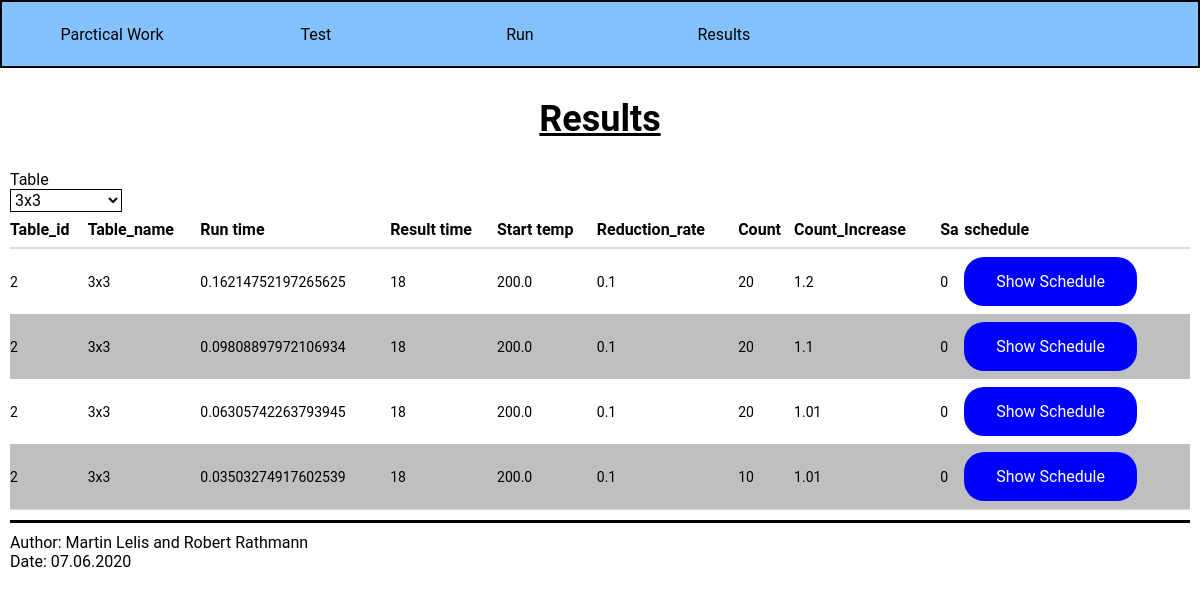
The app's page /results, older data.
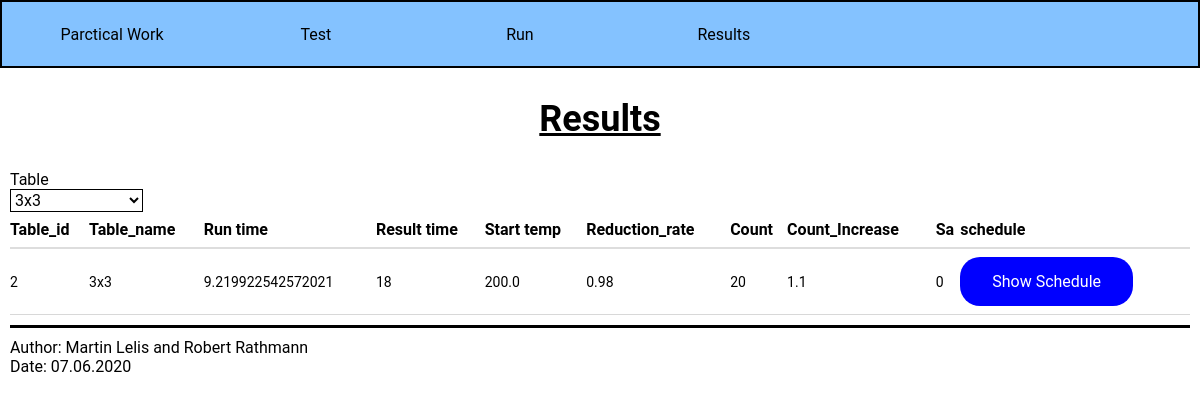
The same page, newer data.
### sa/models.py (models this page shows)
class Result(models.Model):
    runtime = models.FloatField()
    result_length = models.IntegerField()
    start_temp = models.FloatField(default=0.0)
    reduction_rate = models.FloatField(default=0.0)
    count = models.IntegerField(default=0.0)
    count_increase = models.FloatField(default=1.2)
    sa_num = models.IntegerField(default=0)
    result_image = models.CharField(max_length=255, editable=True)
    table = models.ForeignKey(Table, on_delete=models.CASCADE)

class Table(models.Model):
    name = models.CharField(max_length=100)
    content = models.TextField()
    upper_bound = models.CharField(max_length=255, default="K.a")
    lower_bound = models.CharField(max_length=255, default="K.a")
    def content_to_string(self):
        return str(self.content)
    def text_field_to_array(self):
        time_table = []
        lines = self.content_to_string().split("\n")
        for line in lines:
            job_plan = []
            job = line.strip().split(" ")
            for instance in range(0, len(job), 2):
                job_plan.append((int(job[instance]), int(job[instance + 1])))
            time_table.append(job_plan)
        return time_table
    def get_table_size(self):
        table = self.text_field_to_array()
        return len(table) * len(table[0])

### sa/views.py (the view)
# urls.py: path('results', views.show_results, name='results'),
def show_results(request):
    tables = Table.objects.all()
    controller = TableController(list(tables))
    sorted_tables = controller.sort_by_table_size()
    result_controller = ResultController(controller)
    table = controller.get_table_by_id(sorted_tables[0].id)
    results = result_controller.get_all_results(table.id)
    context = {'tables' : sorted_tables, 'results' : results}
    return render(request=request, template_name="html/results.html", context=context)

### sa/controller.py (called while the page is built)
    def sort_by_table_size(self):
        sorted_tables = []
        for table in self.tables.values():
            index = 0
            while index < len(sorted_tables) and table.get_table_size() >= sorted_tables[index].get_table_size():
                index += 1
            sorted_tables.insert(index, table)
        return sorted_tables

    def get_table_by_id(self, table_id):
        return self.tables[int(table_id)]

    def get_all_results(self, table_id):
        table = self.table_controller.get_table_by_id(table_id)
        results = list(table.result_set.all())
        return results

### sa/templates/html/results.html (shortened to what this page needs)
{% load static %}
<!DOCTYPE html>
<head>
    <link href="{% static 'sa/layout.css' %}" type="text/css" rel="stylesheet" />
</head>
<html>
<body>
    <header id="navbar">
        <nav>
            <ul id="nav_ul">
                <li class="nav-elem">
                    <a class="na" href="sa">Parctical Work</a>
                </li>
		        <li class="nav-elem">
                    <a  class="na" href="test">Test</a>
                </li>
                <li class="nav-elem">
                    <a  class="na" href="run">Run</a>
                </li>
                <li class="nav-elem">
                    <a class="na" href="results">Results</a>
                </li>
            </ul>
        </nav>
    </header>
    <article id="main">
        <h1 class="main_headline">
            Results
        </h1>
        <labe>Table</labe>
        <div id="r_table">
            <select id="result_table_select" class="table_select">
                {% for table in tables %}
                    <option value={{table.id}} class="table_change">
                        {{ table.name }}
                    </option>
                {% endfor %}
            </select>
        </div>
    <div class="result_table" id=results>
        {% include "html/result_table.html" %}
    </div>
    </article>
    <footer>
        <p class="f_left">
            Author:
            Martin Lelis and Robert Rathmann
        </p>
        <p class="f_right">
            Date: 07.06.2020
        </p>
    </footer>
</body>
</html>

### sa/templates/html/result_table.html
<table id="result_table">
    <thead>
        <tr>
            <th>Table_id</th>
            <th>Table_name</th>
            <th>Run time</th>
            <th>Result time</th>
            <th>Start temp</th>
            <th>Reduction_rate</th>
            <th>Count</th>
            <th>Count_Increase</th>
            <th>Sa</th>
            <th>schedule</th>
        </tr>
    </thead>
    <tbody>
        {% for result in results %}
            <tr>
                <td>
                    {{result.table.id}}
                </td>
                <td>
                    {{result.table.name}}
                </td>
                <td>
                    {{ result.runtime}}
                </td>
                <td>
                    {{result.result_length}}
                </td>
                <td>
                    {{result.start_temp}}
                </td>
                <td>
                    {{result.reduction_rate}}
                </td>
                <td>
                    {{result.count}}
                </td>
                <td>
                    {{result.count_increase}}
                </td>
                <td>
                    {{result.sa_num}}
                </td>
                <td>
                    <button class="blue_btng show" value={{result.id}} onclick="show_schedule(value)">Show Schedule</button>
                </td>
            </tr>
        {% endfor %}
    </tbody>
</table>

### sa/static/sa/layout.css (style rules this page uses)
* { margin: 0; padding: 0; border: 0; outline: 0; font-size: 100%; vertical-align: baseline; background: transparent; font-family: "Roboto", sans-serif; }
#navbar { border: 2px black solid; position: sticky; }
nav { padding-left: 10px; background-color: rgba(51, 153, 255, 0.6); min-height: 8vh; position: sticky; display: flex; }
article { justify-content: center; }
.nav-elem { list-style: none; display: inline-flex; }
.na { display: flex; min-height: 8vh; width: 200px; align-items: center; color: black; text-decoration: none; border-radius: 20px; justify-content: center; }
article { padding-bottom: 10px; border-bottom: solid; margin-left: 10px; margin-right: 10px; justify-content: center; }
.main_headline { font-size: 36px; text-decoration: underline; margin-top: 30px; margin-bottom: 30px; text-align: center; }
footer { margin-top: 10px; margin-left: 10px; margin-right: 10px; }
.blue_btng { background-color: blue; border: none; color: white; padding: 15px 32px; text-align: center; text-decoration: none; display: inline-block; font-size: 16px; border-radius: 20px; }
table { width: 100%; border-collapse: collapse; border-bottom: 1px #d8d8d8 solid; }
th { border-bottom: 2px solid #ddd; }
td, th { padding-bottom: 8px; padding-top: 8px; text-align: left; }
td { font-size: 14px; }
.table_select { border: 1px solid; }

Row changes from the older to the newer data that the page shows:
removed Result: table.id "2", table.name "3x3", runtime "0.16214752197265625", result_length "18", start_temp "200.0", reduction_rate "0.1", count "20", count_increase "1.2", sa_num "0", {{ result.id }} 159 (drawn)
removed Result: table.id "2", table.name "3x3", runtime "0.09808897972106934", result_length "18", start_temp "200.0", reduction_rate "0.1", count "20", count_increase "1.1", sa_num "0", {{ result.id }} 160 (drawn)
removed Result: table.id "2", table.name "3x3", runtime "0.06305742263793945", result_length "18", start_temp "200.0", reduction_rate "0.1", count "20", count_increase "1.01", sa_num "0", {{ result.id }} 161 (drawn)
removed Result: table.id "2", table.name "3x3", runtime "0.03503274917602539", result_length "18", start_temp "200.0", reduction_rate "0.1", count "10", count_increase "1.01", sa_num "0", {{ result.id }} 162 (drawn)
added Result: table.id "2", table.name "3x3", runtime "9.219922542572021", result_length "18", start_temp "200.0", reduction_rate "0.98", count "20", count_increase "1.1", sa_num "0", {{ result.id }} 315 (drawn)
